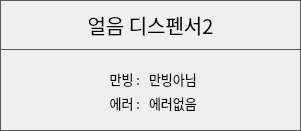
    <widget class="QFrame" name="FRAME_ICE_2">
     <property name="geometry">
      <rect>
       <x>30</x>
       <y>500</y>
       <width>301</width>
       <height>131</height>
      </rect>
     </property>
     <property name="styleSheet">
      <string notr="true">QFrame { 
   border: 1px solid #595959 
} 
QLabel {
	font: 10pt &quot;함초롬돋움&quot;;
}
QPushButton {
	border:1px solid #595959;
	font: 15pt &quot;함초롬돋움&quot;; 
}
QLineEdit {
	font: 10pt &quot;함초롬돋움&quot;;
}</string>
     </property>
     <property name="frameShape">
      <enum>QFrame::Box</enum>
     </property>
     <property name="frameShadow">
      <enum>QFrame::Raised</enum>
     </property>
     <property name="lineWidth">
      <number>2</number>
     </property>
     <widget class="QPushButton" name="BTN_DEV_INFO_ICE_2">
      <property name="geometry">
       <rect>
        <x>0</x>
        <y>0</y>
        <width>301</width>
        <height>50</height>
       </rect>
      </property>
      <property name="font">
       <font>
        <family>함초롬돋움</family>
        <pointsize>15</pointsize>
        <weight>50</weight>
        <italic>false</italic>
        <bold>false</bold>
       </font>
      </property>
      <property name="text">
       <string>얼음 디스펜서2</string>
      </property>
     </widget>
     <widget class="QWidget" name="layoutWidget_13">
      <property name="geometry">
       <rect>
        <x>40</x>
        <y>70</y>
        <width>211</width>
        <height>42</height>
       </rect>
      </property>
      <layout class="QGridLayout" name="gridLayout_13">
       <item row="0" column="0">
        <widget class="QLabel" name="label_3">
         <property name="font">
          <font>
           <family>함초롬돋움</family>
           <pointsize>10</pointsize>
           <weight>50</weight>
           <italic>false</italic>
           <bold>false</bold>
          </font>
         </property>
         <property name="styleSheet">
          <string notr="true">QLabel{ 
   border: 0px solid
} </string>
         </property>
         <property name="text">
          <string>만빙 : </string>
         </property>
         <property name="alignment">
          <set>Qt::AlignRight|Qt::AlignTrailing|Qt::AlignVCenter</set>
         </property>
        </widget>
       </item>
       <item row="0" column="1">
        <widget class="QLabel" name="LB_ICE_2_FULL">
         <property name="font">
          <font>
           <family>함초롬돋움</family>
           <pointsize>10</pointsize>
           <weight>50</weight>
           <italic>false</italic>
           <bold>false</bold>
          </font>
         </property>
         <property name="styleSheet">
          <string notr="true">QLabel{ 
   border: 0px solid
} </string>
         </property>
         <property name="text">
          <string>만빙아님</string>
         </property>
         <property name="alignment">
          <set>Qt::AlignLeading|Qt::AlignLeft|Qt::AlignVCenter</set>
         </property>
        </widget>
       </item>
       <item row="1" column="0">
        <widget class="QLabel" name="label_4">
         <property name="font">
          <font>
           <family>함초롬돋움</family>
           <pointsize>10</pointsize>
           <weight>50</weight>
           <italic>false</italic>
           <bold>false</bold>
          </font>
         </property>
         <property name="styleSheet">
          <string notr="true">QLabel{ 
   border: 0px solid
} </string>
         </property>
         <property name="text">
          <string>에러 : </string>
         </property>
         <property name="alignment">
          <set>Qt::AlignRight|Qt::AlignTrailing|Qt::AlignVCenter</set>
         </property>
        </widget>
       </item>
       <item row="1" column="1">
        <widget class="QLabel" name="LB_ICE_2_ERROR">
         <property name="font">
          <font>
           <family>함초롬돋움</family>
           <pointsize>10</pointsize>
           <weight>50</weight>
           <italic>false</italic>
           <bold>false</bold>
          </font>
         </property>
         <property name="styleSheet">
          <string notr="true">QLabel{ 
   border: 0px solid
} </string>
         </property>
         <property name="text">
          <string>에러없음</string>
         </property>
         <property name="alignment">
          <set>Qt::AlignLeading|Qt::AlignLeft|Qt::AlignVCenter</set>
         </property>
        </widget>
       </item>
      </layout>
     </widget>
    </widget>
